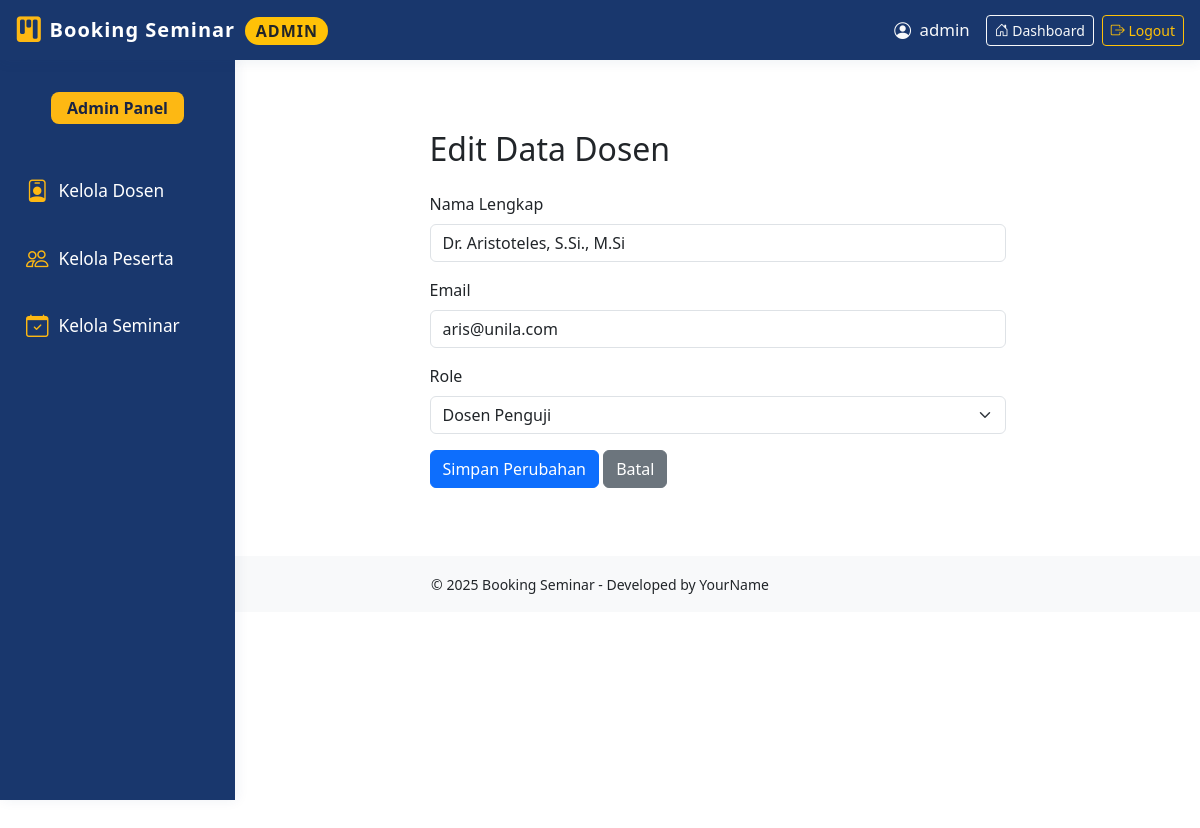
The page /admin/edit_dosen.php?id=3 (signed in) on the database its author committed.
### tables this page shows
CREATE TABLE `users` (
  `id` int NOT NULL AUTO_INCREMENT,
  `nama` varchar(100) NOT NULL,
  `email` varchar(100) NOT NULL,
  `password` varchar(255) NOT NULL,
  `role` enum('peserta','dosen_pembimbing','dosen_penguji','admin') NOT NULL,
  `created_at` datetime DEFAULT CURRENT_TIMESTAMP,
  `npm` varchar(20) DEFAULT NULL,
  `prodi` varchar(100) DEFAULT NULL,
  PRIMARY KEY (`id`),
  UNIQUE KEY `email` (`email`)
);

### admin/edit_dosen.php (the view, shortened to what this page needs)
<?php
require_once "../config/database.php";
$id = $_GET['id'] ?? null;
$stmt = $pdo->prepare("SELECT * FROM users WHERE id = :id AND role IN ('dosen_pembimbing', 'dosen_penguji')");
$stmt->execute(['id' => $id]);
$dosen = $stmt->fetch(PDO::FETCH_ASSOC);
include "../includes/header.php";
include "../includes/admin_header.php";
include "../includes/admin_sidebar.php";
?>
<!DOCTYPE html>
<html lang="id">
<head>
  <link href="../assets/css/style.css" rel="stylesheet" />
  <link href="https://cdn.jsdelivr.net/npm/bootstrap@5.3.0/dist/css/bootstrap.min.css" rel="stylesheet" />
  <link href="https://cdn.jsdelivr.net/npm/bootstrap-icons@1.10.5/font/bootstrap-icons.css" rel="stylesheet" />
</head>
<body>
<main id="mainContent" class="content">
  <div class="container-fluid" style="max-width: 600px;">
    <h2 class="mb-4">Edit Data Dosen</h2>
    <form method="POST" action="" class="needs-validation" novalidate>
      <div class="mb-3">
        <label for="nama" class="form-label">Nama Lengkap</label>
        <input type="text" class="form-control" id="nama" name="nama" required value="<?= htmlspecialchars($_POST['nama'] ?? $dosen['nama']) ?>" />
      </div>
      <div class="mb-3">
        <label for="email" class="form-label">Email</label>
        <input type="email" class="form-control" id="email" name="email" required value="<?= htmlspecialchars($_POST['email'] ?? $dosen['email']) ?>" />
      </div>
      <div class="mb-3">
        <label for="role" class="form-label">Role</label>
        <select class="form-select" id="role" name="role" required>
          <option value="dosen_penguji" <?= ((($_POST['role'] ?? $dosen['role']) == 'dosen_penguji') ? 'selected' : '') ?>>Dosen Penguji</option>
        </select>
      </div>
      <button type="submit" class="btn btn-primary">Simpan Perubahan</button>
      <a href="manage_dosen.php" class="btn btn-secondary">Batal</a>
    </form>
  </div>
</main>
<?php include "../includes/footer.php"; ?>
</body>
</html>

### assets/css/style.css (style rules this page uses)
html, body { height: 100%; margin: 0; padding: 0; }
body { display: flex; flex-direction: column; min-height: 100vh; }
.form-control { border-radius: 20px; }
.btn-primary { border-radius: 20px; padding: 12px 20px; }

### includes/admin_sidebar.php (style rules this page uses)
:root { --header-height: 60px; --sidebar-bg: #19376d; --sidebar-hover: #295cc2; --sidebar-active: #fdb813; --sidebar-font: #fff; --sidebar-icon: #fdb813; --main-bg: #f4f6fb; }
body { background-color: var(--main-bg); }
.content { margin-left: 235px; padding: 70px 20px 20px 20px; transition: margin-left .25s; }

### rows shown on the page
users: nama "Dr. Aristoteles, S.Si., M.Si", email "aris@unila.com", role "Dosen Penguji"

### other values the page prints
$_SESSION['nama'] "admin"
